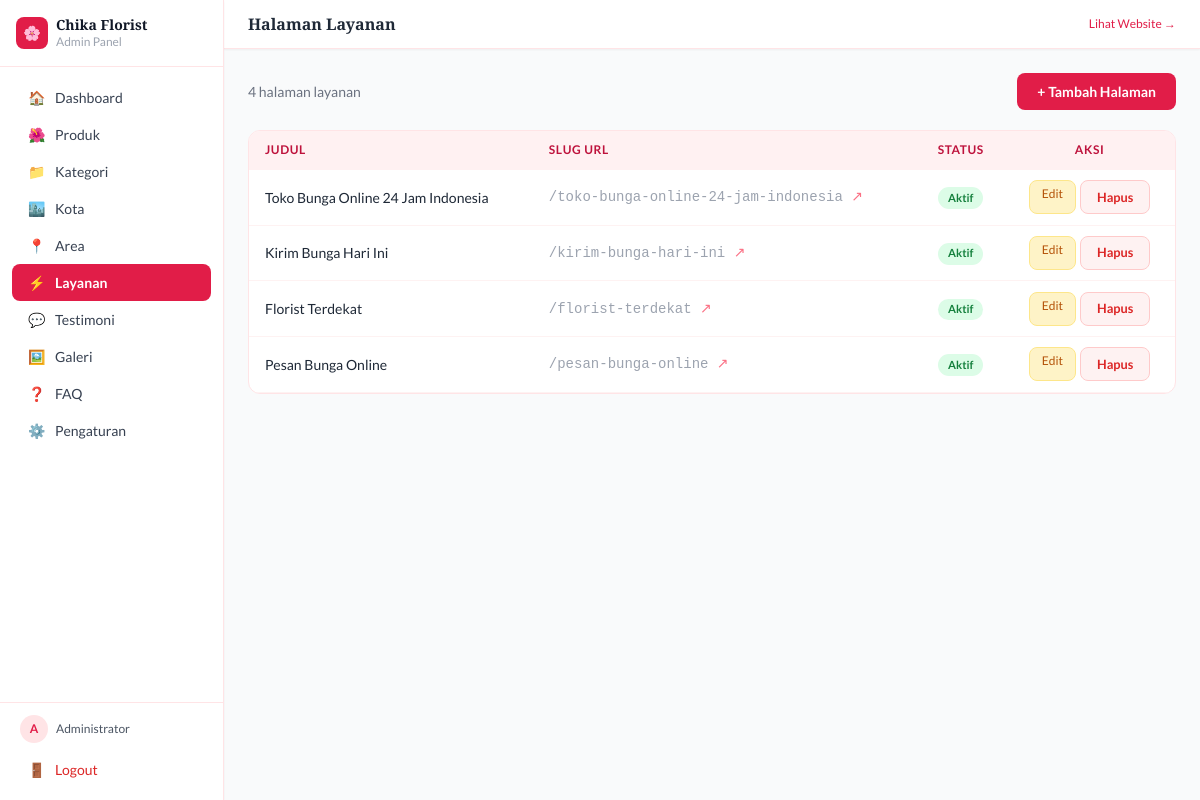
The app's page /admin/pages/layanan.php (signed in) with its own data.
### tables this page shows
CREATE TABLE service_pages (
    id INT AUTO_INCREMENT PRIMARY KEY,
    title VARCHAR(255) NOT NULL,
    slug VARCHAR(200) NOT NULL UNIQUE,
    h1_text VARCHAR(255),
    content LONGTEXT,
    meta_title VARCHAR(255),
    meta_desc TEXT,
    is_active TINYINT(1) DEFAULT 1,
    sort_order INT DEFAULT 0,
    created_at TIMESTAMP DEFAULT CURRENT_TIMESTAMP,
    updated_at TIMESTAMP DEFAULT CURRENT_TIMESTAMP ON UPDATE CURRENT_TIMESTAMP
);

### includes/config.php (called while the page is built, shortened)
<?php
function clean($input) {
    return htmlspecialchars(strip_tags(trim((string)$input)), ENT_QUOTES, 'UTF-8');
}

### admin/pages/layanan.php (the view, shortened to what this page needs)
<?php
require_once __DIR__ . '/../includes/admin_header.php';
$pdo    = getDB();
$action = $_GET['action'] ?? 'list';
$id     = (int)($_GET['id'] ?? 0);
if ($action === 'tambah' || ($action === 'edit' && $id)) {
    $item = [];
    if ($action === 'edit') { $s=$pdo->prepare("SELECT * FROM service_pages WHERE id=?"); $s->execute([$id]); $item=$s->fetch(); }
    ?>
    <div class="max-w-3xl">
      <div class="flex items-center gap-3 mb-5">
        <a href="/admin/layanan" class="text-gray-400 hover:text-rose-600">← Kembali</a>
        <h2 class="font-display font-bold text-gray-800"><?= $action==='tambah'?'Tambah':'Edit' ?> Halaman Layanan</h2>
      </div>
      <form method="POST" class="bg-white rounded-xl border border-rose-100 p-6 space-y-4">
        <input type="hidden" name="action_type" value="<?= $action ?>">
        <div><label class="form-label">Judul Halaman *</label><input type="text" name="title" required class="form-input" value="<?= clean($item['title']??'') ?>"></div>
        <div><label class="form-label">Slug URL (kosong = auto dari judul)</label><input type="text" name="slug" class="form-input" value="<?= clean($item['slug']??'') ?>" placeholder="contoh: toko-bunga-online-24-jam-indonesia"></div>
        <div><label class="form-label">H1 Text</label><input type="text" name="h1_text" class="form-input" value="<?= clean($item['h1_text']??'') ?>"></div>
        <div><label class="form-label">Meta Title</label><input type="text" name="meta_title" class="form-input" value="<?= clean($item['meta_title']??'') ?>"></div>
        <div><label class="form-label">Meta Description</label><textarea name="meta_desc" class="form-input" rows="2"><?= clean($item['meta_desc']??'') ?></textarea></div>
        <div>
          <label class="form-label">Konten HTML (kosong = gunakan konten default)</label>
          <textarea name="content" class="form-input font-mono text-xs" rows="12"><?= htmlspecialchars($item['content']??'',ENT_QUOTES,'UTF-8') ?></textarea>
        </div>
        <div class="flex items-center gap-4">
          <div><label class="form-label">Sort Order</label><input type="number" name="sort_order" class="form-input w-24" value="<?= $item['sort_order']??0 ?>"></div>
          <div class="flex items-center gap-2 mt-5">
            <input type="checkbox" name="is_active" id="is_active_l" <?= ($item['is_active']??1)?'checked':'' ?>>
            <label for="is_active_l" class="text-sm text-gray-700 cursor-pointer">Aktif</label>
          </div>
        </div>
        <div class="flex gap-2 pt-2">
          <button type="submit" class="btn-primary">Simpan</button>
          <a href="/admin/layanan" class="btn-secondary">Batal</a>
        </div>
      </form>
    </div>
    <?php
} else {
    $pages = $pdo->query("SELECT * FROM service_pages ORDER BY sort_order ASC,title ASC")->fetchAll();
    ?>
    <div class="flex justify-between items-center mb-5">
      <p class="text-sm text-gray-500"><?= count($pages) ?> halaman layanan</p>
      <a href="/admin/layanan?action=tambah" class="btn-primary">+ Tambah Halaman</a>
    </div>
    <div class="bg-white rounded-xl border border-rose-100 overflow-hidden">
      <table class="admin-table w-full">
        <thead><tr><th>Judul</th><th>Slug URL</th><th style="text-align:center">Status</th><th style="text-align:center">Aksi</th></tr></thead>
        <tbody>
        <?php foreach ($pages as $p): ?>
        <tr>
          <td class="font-medium text-gray-800"><?= clean($p['title']) ?></td>
          <td class="text-gray-400 text-xs font-mono">/<?= $p['slug'] ?> <a href="/<?= $p['slug'] ?>" target="_blank" class="text-rose-400">↗</a></td>
          <td style="text-align:center"><a href="/admin/layanan?toggle=1&id=<?= $p['id'] ?>"><span class="<?= $p['is_active']?'badge-active':'badge-inactive' ?>"><?= $p['is_active']?'Aktif':'Nonaktif' ?></span></a></td>
          <td style="text-align:center">
            <div style="display:flex;gap:4px;justify-content:center">
              <a href="/admin/layanan?action=edit&id=<?= $p['id'] ?>" style="font-size:.75rem;background:#fef3c7;color:#b45309;padding:.25rem .75rem;border-radius:.5rem;border:1px solid #fde68a">Edit</a>
              <a href="/admin/layanan?hapus=1&id=<?= $p['id'] ?>" onclick="return confirm('Hapus halaman ini?')" class="btn-danger">Hapus</a>
            </div>
          </td>
        </tr>
        <?php endforeach; ?>
        </tbody>
      </table>
    </div>
<?php } ?>
<?php require_once __DIR__ . '/../includes/admin_footer.php'; ?>

### admin/includes/admin_header.php (style rules this page uses)
body { font-family:'Lato',sans-serif }
.admin-table th { background:#fff1f2;color:#be123c;font-weight:600;font-size:.75rem;text-transform:uppercase;letter-spacing:.05em;padding:.65rem 1rem;text-align:left }
.admin-table td { padding:.65rem 1rem;border-bottom:1px solid #fef2f2;font-size:.875rem;vertical-align:middle }
.badge-active { background:#dcfce7;color:#15803d;font-size:.7rem;padding:.15rem .6rem;border-radius:9999px;font-weight:600;display:inline-block }
.btn-primary { background:#e11d48;color:white;font-weight:600;padding:.5rem 1.25rem;border-radius:.5rem;font-size:.875rem;transition:background .15s;border:none;cursor:pointer;text-decoration:none;display:inline-block }
.btn-danger { background:#fef2f2;color:#dc2626;font-weight:600;padding:.4rem 1rem;border-radius:.5rem;font-size:.8rem;transition:all .15s;border:1px solid #fecaca;cursor:pointer;text-decoration:none;display:inline-block }

### records on screen
service_pages: title "Toko Bunga Online 24 Jam Indonesia", slug "toko-bunga-online-24-jam-indonesia", is_active "Aktif"
service_pages: title "Kirim Bunga Hari Ini", slug "kirim-bunga-hari-ini", is_active "Aktif"
service_pages: title "Florist Terdekat", slug "florist-terdekat", is_active "Aktif"
service_pages: title "Pesan Bunga Online", slug "pesan-bunga-online", is_active "Aktif"

### other values on screen
$item['icon'] "🏠"
$item['label'] "Dashboard"
$item['icon'] "🌺"
$item['label'] "Produk"
$item['icon'] "📁"
$item['label'] "Kategori"
$item['icon'] "🏙️"
$item['label'] "Kota"
$item['icon'] "📍"
$item['label'] "Area"
$item['icon'] "⚡"
$item['label'] "Layanan"
$item['icon'] "💬"
$item['label'] "Testimoni"
$item['icon'] "🖼️"
